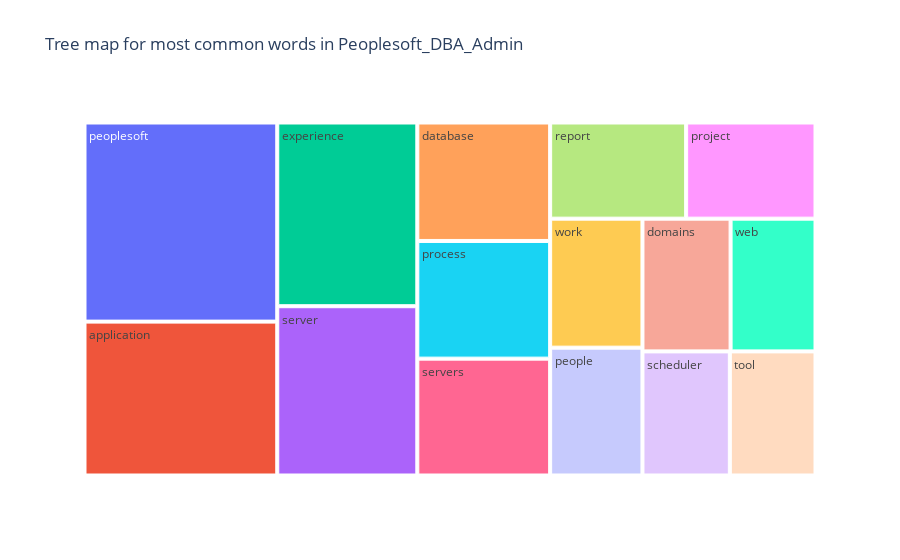

Notebook cell for this chart:
### Code cell
fig=px.treemap(temp_peoplesoft,path=["Common_words"],values="count",title="Tree map for most common words in Peoplesoft_DBA_Admin")
fig.show()

### Figure 1 — Plotly figure (JSON) as saved in the notebook; plotly's stock layout.template omitted (floating-point values rounded to 4 significant figures)
{"data": [{"branchvalues": "total", "domain": {"x": [0, 1], "y": [0, 1]}, "hovertemplate": "labels=%{label}<br>count=%{value}<br>parent=%{parent}<br>id=%{id}<extra></extra>", "ids": ["application", "database", "domains", "experience", "people", "peoplesoft", "process", "project", "report", "scheduler", "server", "servers", "tool", "web", "work"], "labels": ["application", "database", "domains", "experience", "people", "peoplesoft", "process", "project", "report", "scheduler", "server", "servers", "tool", "web", "work"], "name": "", "parents": ["", "", "", "", "", "", "", "", "", "", "", "", "", "", ""], "type": "treemap", "values": [279, 148, 110, 242, 111, 361, 147, 117, 123, 102, 223, 146, 100, 106, 112]}], "layout": {"legend": {"tracegroupgap": 0}, "title": {"text": "Tree map for most common words in Peoplesoft_DBA_Admin"}}}
